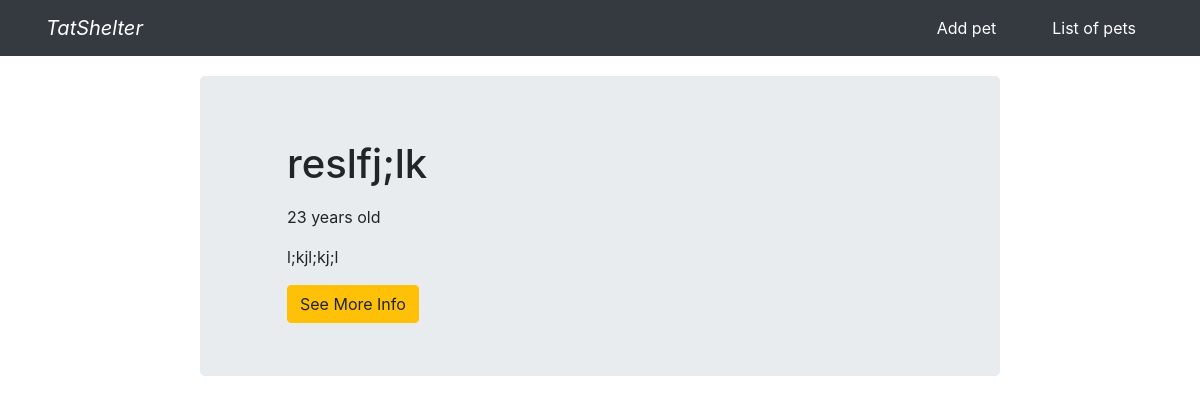
Page /list_pets on the earlier database version.
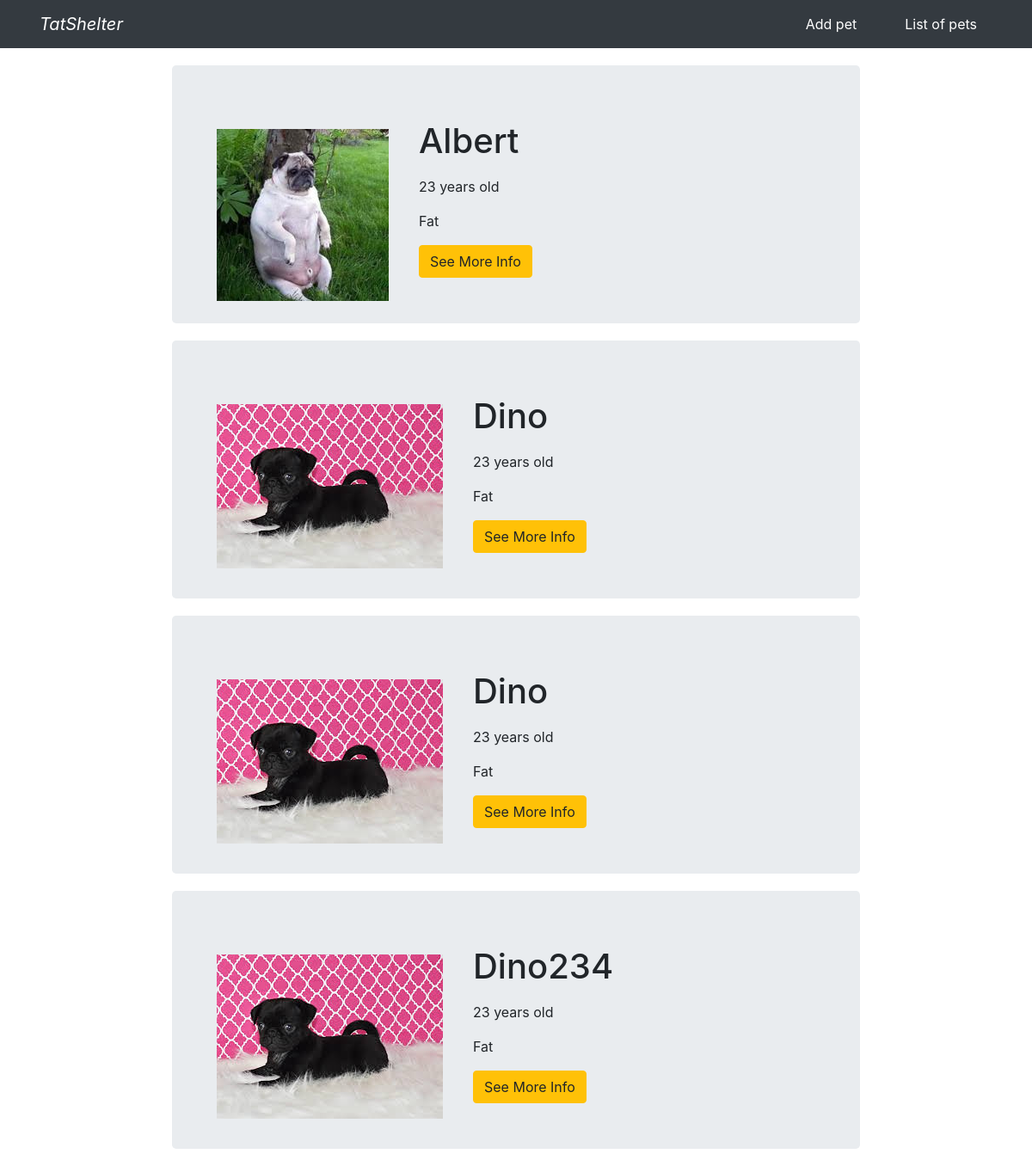
Same page on the later database version.
### tatshelter.py (models this page shows, shortened)
class Pet(db.Model):
    __tablename__ = 'pets'
    id = db.Column(db.Integer, primary_key=True)
    name = db.Column(db.Text)
    pet_type = db.Column(db.Text)
    age = db.Column(db.Integer)
    info = db.Column(db.Text)
    adopted = db.Column(db.Boolean)
    owner_id = db.Column(db.Integer, db.ForeignKey('owners.id'))
    adopter_id = db.Column(db.Integer, db.ForeignKey('adopters.id'))
    pic = db.Column(db.String(64), nullable=False, default='default.jpg')

### tatshelter.py (the view)
@app.route('/list_pets')
def list_pets():
    pets = Pet.query.filter_by(adopted=False).all()
    return render_template('list_pets.html', pets = pets)

### templates/list_pets.html (shortened to what this page needs)
{%extends "base.html"%}
{%block content%}
{% for pet in pets%}
<div class="jumbotron" style="width: 800px; height: 300px ;margin: 20px auto;">
    <div class="d-flex">
      <div class='image' style="margin: 10px 20px;">
        <img src="static/{{pet.pic}}" class="d-inline-block" alt="" style="">
      </div>
    <div class="d-flex flex-column" style="margin-left: 15px;">
      <h1 class="display-7">{{pet.name}}</h1>
      <p>{{pet.age}} years old</p>
      <p>{{pet.info}}</p>
      <a href="{{url_for('pet', pet_id=pet.id)}}" style="float: right;">
        <button type="button" class="btn btn-warning">See More Info</button>
      </a>
    </div>
    </div>
</div>
{% endfor %}
{% endblock %}

Differences in the rows shown:
changed Pet: pic: picture added; name "reslfj;lk" → "Albert"; info "l;kjl;kj;l" → "Fat"
added Pet: pic (placeholder picture), name "Dino", age "23", info "Fat"
added Pet: pic (placeholder picture), name "Dino", age "23", info "Fat"
added Pet: pic (placeholder picture), name "Dino234", age "23", info "Fat"
